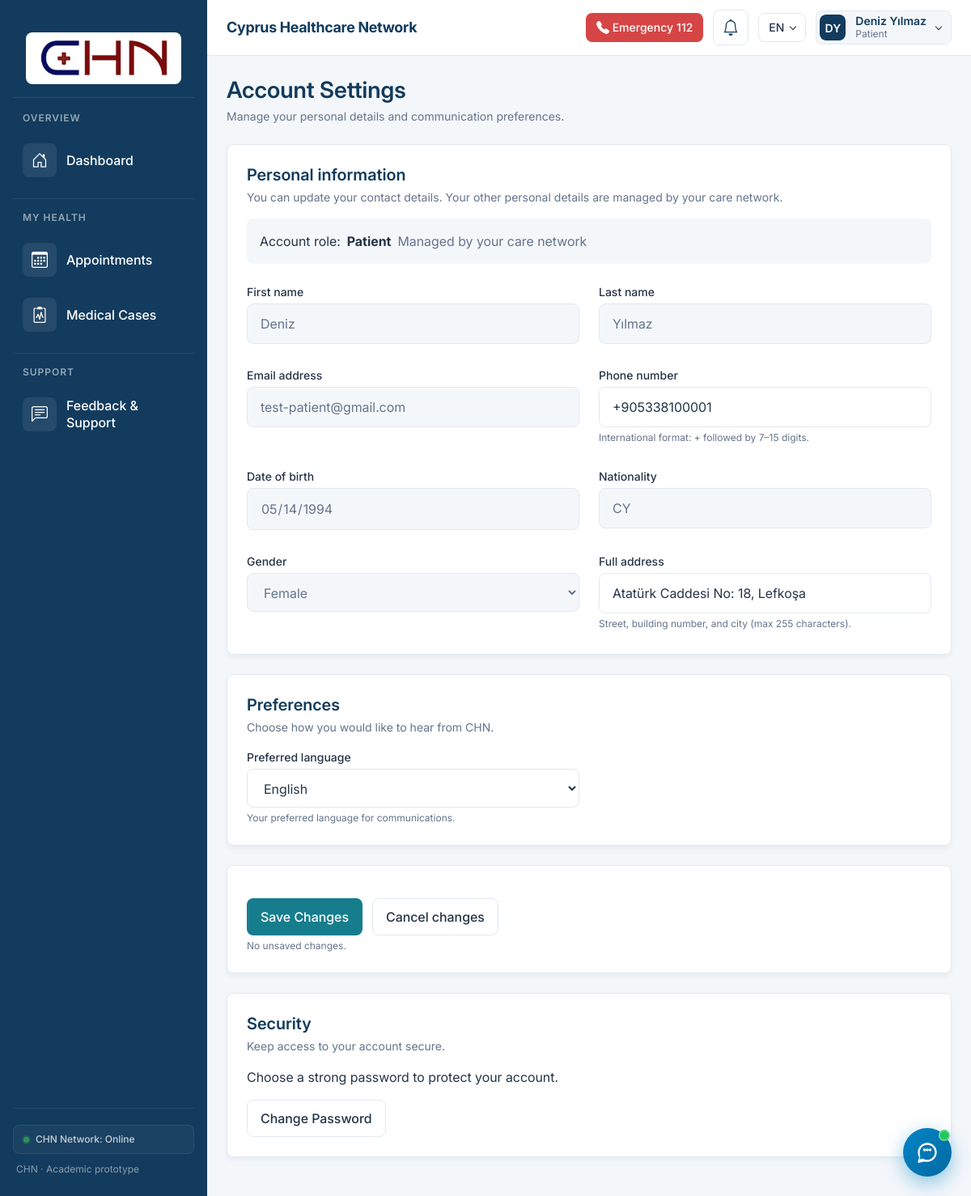
Screenshot of /pages/account-settings.php (signed in) with the database file from the repository.
### tables this page shows
CREATE TABLE `patient` (
  `patient_id` INT NOT NULL AUTO_INCREMENT,
  `user_id` INT NOT NULL,
  `full_address` VARCHAR(255) NULL,
  PRIMARY KEY (`patient_id`),
  UNIQUE KEY `uq_patient_user_id` (`user_id`),
  CONSTRAINT `fk_patient_user` FOREIGN KEY (`user_id`)
    REFERENCES `user` (`user_id`) ON UPDATE CASCADE ON DELETE CASCADE
);

CREATE TABLE `user` (
  `user_id` INT NOT NULL AUTO_INCREMENT,
  `email` VARCHAR(255) NOT NULL,
  `password` VARCHAR(255) NOT NULL,  
  `role` ENUM('patient','doctor','healthcare_staff','admin') NOT NULL DEFAULT 'patient',
  `name` VARCHAR(255) NOT NULL,
  `surname` VARCHAR(255) NOT NULL,
  `gender` VARCHAR(255) NULL,
  `birth_date` DATE NULL,
  `nationality` CHAR(2) NULL,
  `national_id` VARCHAR(50) NULL,
  `phone` VARCHAR(16) NULL,
  `verify` TINYINT(1) NOT NULL DEFAULT 0,
  `verify_token` VARCHAR(64) NULL,
  `failed_attempts` TINYINT UNSIGNED NOT NULL DEFAULT 0,
  `locked_until` DATETIME NULL,
  `created_at` DATETIME NOT NULL DEFAULT CURRENT_TIMESTAMP,
  PRIMARY KEY (`user_id`),
  UNIQUE KEY `uq_user_email` (`email`),
  KEY `idx_user_verify_token` (`verify_token`)
);

### pages/account-settings.php (the view, shortened to what the rows shown need)
<?php
$chnProjectRoot = dirname(__DIR__);
require_once $chnProjectRoot . '/backend/auth.php';
require_once $chnProjectRoot . '/include/i18n.php';
$sessionUser = requireRole(['patient', 'doctor', 'healthcare_staff', 'admin'], false);
$accountRole = $sessionUser['role'];
try {
    $pdo = chnGetPdo();
    $stmt = $pdo->prepare(
        'SELECT u.user_id, u.email, u.role, u.name, u.surname, u.gender,
                u.birth_date, u.nationality, u.phone, p.full_address
         FROM `user` u
         LEFT JOIN `patient` p ON p.user_id = u.user_id
         WHERE u.user_id = :user_id
         LIMIT 1'
    );
    $stmt->execute([':user_id' => $sessionUser['user_id']]);
    $dbUser = $stmt->fetch();
} catch (Throwable $e) {
    chnLogError('Account settings load error: ' . $e->getMessage());
    $dbUser = false;
}
$account = [
    'name' => (string) ($dbUser['name'] ?? ''),
    'surname' => (string) ($dbUser['surname'] ?? ''),
    'email' => (string) ($dbUser['email'] ?? ''),
    'phone' => (string) ($dbUser['phone'] ?? ''),
    'birth_date' => (string) ($dbUser['birth_date'] ?? ''),
    'nationality' => (string) ($dbUser['nationality'] ?? ''),
    'gender' => $dbUser['gender'] !== null && $dbUser['gender'] !== '' ? (string) $dbUser['gender'] : 'not_specified',
    'full_address' => (string) ($dbUser['full_address'] ?? ''),
];
$accountCanManageSettings = $accountRole === 'admin';
$accountIsPatient = $accountRole === 'patient';
$accountReadOnlyFields = $accountCanManageSettings ? [] : ['name', 'surname', 'email', 'birth_date', 'nationality'];
$accountGenderOptions = ['female' => t('account.gender_female'), 'male' => t('account.gender_male')];
function accountEscape($value): string
{
    return htmlspecialchars((string) $value, ENT_QUOTES | ENT_SUBSTITUTE, 'UTF-8');
}
$chnUserName = trim($account['name'] . ' ' . $account['surname']);
require $chnProjectRoot . '/include/left-sidebar.php';
require $chnProjectRoot . '/include/top-bar.php';
$accountShell = ob_get_clean();
$updateEndpoint = $chnBaseUrl . 'backend/update_account_settings.php';
?>
<!doctype html>
<html lang="<?= accountEscape(chnLang()) ?>">
<head>
    <link rel="stylesheet" href="<?= accountEscape($chnBaseUrl . 'css/style.css?v=' . filemtime($chnProjectRoot . '/css/style.css')) ?>">
    <link rel="stylesheet" href="<?= accountEscape($chnBaseUrl . 'css/account-settings.css?v=' . filemtime($chnProjectRoot . '/css/account-settings.css')) ?>">
</head>
<body>
<?= $accountShell ?>
<main class="content account-settings" id="main-content" tabindex="-1">
<div class="content__inner">
    <header class="page-header">
        <div>
            <h1 class="page-header__title"><?= te('account.page_title') ?></h1>
        </div>
    </header>
    <form id="account-form" method="post" action="<?= accountEscape($updateEndpoint) ?>"
          data-update-url="<?= accountEscape($updateEndpoint) ?>"
          novalidate onsubmit="return false"
          data-messages="<?= chnJsMessages([
              'unsaved' => 'account.unsaved',
              'noUnsaved' => 'account.no_unsaved',
              'required' => 'account.field_required',
              'maxChars' => 'account.max_chars',
              'email' => 'account.email_invalid',
              'emailExists' => 'account.email_exists',
              'phone' => 'account.phone_invalid',
              'nationality' => 'account.nationality_invalid',
              'birthDate' => 'account.birth_date_hint',
              'addressInvalid' => 'account.address_invalid',
              'invalidChars' => 'account.invalid_chars',
              'review' => 'account.review_fields',
              'validated' => 'account.validated',
              'saveError' => 'account.save_error',
              'cancelled' => 'account.cancelled',
              'passwordShort' => 'account.password_short',
              'passwordMismatch' => 'account.password_mismatch',
              'passwordPassed' => 'account.password_passed',
              'passwordError' => 'account.password_error',
          ]) ?>">
        <section class="card account-settings__section" aria-labelledby="personal-title">
            <header class="card__header">
                <div>
                    <h2 class="card__title" id="personal-title"><?= te('account.personal_title') ?></h2>
                </div>
            </header>
            <div class="account-settings__grid">
                <?php
                $personalFields = [
                    'name' => [t('register.first_name'), 'text', 'given-name'],
                    'surname' => [t('register.last_name'), 'text', 'family-name'],
                    'email' => [t('auth.email'), 'email', 'email'],
                    'phone' => [t('register.phone'), 'tel', 'tel'],
                    'birth_date' => [t('register.birth_date'), 'date', 'bday'],
                    'nationality' => [t('register.nationality'), 'text', 'country'],
                ];
                foreach ($personalFields as $field => $config):
                    $accountReadOnly = in_array($field, $accountReadOnlyFields, true);
                    $isRequired = $accountCanManageSettings && in_array($field, ['name', 'surname', 'email'], true);
                ?>
                <div class="account-settings__field">
                    <label class="form-label" for="account-<?= $field ?>"><?= accountEscape($config[0]) ?><?= $isRequired ? ' *' : '' ?></label>
                    <input class="form-control" id="account-<?= $field ?>" name="<?= $field ?>" type="<?= $config[1] ?>"
                           autocomplete="<?= $config[2] ?>"
                           <?= $accountReadOnly ? 'readonly aria-readonly="true"' : '' ?>
                           value="<?= accountEscape($account[$field]) ?>"
                           <?= $isRequired ? 'required' : '' ?>
                           <?= $field === 'phone' ? 'maxlength="16" inputmode="tel"' : ($field === 'nationality' ? 'maxlength="2" pattern="[A-Za-z]{2}"' : (in_array($field, ['name', 'surname', 'email'], true) ? 'maxlength="255"' : '')) ?>
                           aria-describedby="account-<?= $field ?>-help account-<?= $field ?>-error">
                    <p class="form-hint" id="account-<?= $field ?>-help" <?= $accountReadOnly ? 'hidden' : '' ?>><?php if ($accountReadOnly): ?><?php elseif ($field === 'phone'): ?><?= te('account.phone_hint') ?><?php elseif ($field === 'nationality'): ?><?= te('account.nationality_hint') ?><?php elseif ($field === 'birth_date'): ?><?= te('account.birth_date_hint') ?><?php elseif ($field === 'email'): ?><?= te('account.email_hint') ?><?php else: ?><?= te('account.name_hint') ?><?php endif; ?></p>
                </div>
                <?php endforeach; ?>
                <div class="account-settings__field">
                    <label class="form-label" for="account-gender"><?= te('account.gender') ?></label>
                    <select class="form-control" id="account-gender" name="gender" <?= !$accountCanManageSettings ? 'disabled aria-disabled="true"' : '' ?> aria-describedby="account-gender-help">
                        <?php foreach ($accountGenderOptions as $value => $label): ?>
                            <option value="<?= accountEscape($value) ?>" <?= $account['gender'] === $value ? 'selected' : '' ?>><?= accountEscape($label) ?></option>
                        <?php endforeach; ?>
                    </select>
                </div>
                <?php if ($accountIsPatient): ?>
                <div class="account-settings__field">
                    <label class="form-label" for="account-full_address"><?= te('account.address') ?></label>
                    <input class="form-control" id="account-full_address" name="full_address" type="text"
                           autocomplete="street-address" maxlength="255"
                           value="<?= accountEscape($account['full_address']) ?>"
                           aria-describedby="account-full_address-help account-full_address-error">
                    <p class="form-hint" id="account-full_address-help"><?= te('account.address_hint') ?></p>
                </div>
                <?php endif; ?>
            </div>
        </section>
        <section class="card account-settings__section" aria-labelledby="preferences-title">
            <header class="card__header">
                <div>
                    <h2 class="card__title" id="preferences-title"><?= te('account.preferences_title') ?></h2>
                </div>
            </header>
        </section>
    </form>
    <section class="card account-settings__section" aria-labelledby="security-title">
        <header class="card__header">
            <div>
                <h2 class="card__title" id="security-title"><?= te('account.security_title') ?></h2>
            </div>
        </header>
    </section>
</div>
</main>
</body>
</html>

### include/top-bar.php (shortened to what the rows shown need)
<?php
require_once __DIR__ . '/i18n.php';
$chnSessionActive = session_status() === PHP_SESSION_ACTIVE;
$chnResolvedName = (isset($chnUserName) && trim((string) $chnUserName) !== '')
    ? trim((string) $chnUserName)
    : ($chnSessionActive
        ? ($_SESSION['user_name'] ?? $_SESSION['full_name'] ?? $_SESSION['name'] ?? 'Patient User')
        : 'Patient User');
$chnResolvedRole = (isset($chnUserRole) && trim((string) $chnUserRole) !== '')
    ? trim((string) $chnUserRole)
    : ($chnSessionActive
        ? ($_SESSION['user_role'] ?? $_SESSION['role'] ?? 'Patient')
        : 'Patient');
$chnAccountLinkRole = str_replace([' ', '-'], '_', strtolower(trim((string) $chnResolvedRole)));
foreach (['patient', 'doctor', 'healthcare_staff', 'admin'] as $chnRoleKey) {
    if ($chnAccountLinkRole === $chnRoleKey || (string) $chnResolvedRole === t('role.' . $chnRoleKey)) {
        $chnAccountLinkRole = $chnRoleKey;
        $chnResolvedRole = t('role.' . $chnRoleKey);
        break;
    }
}
$chnEscapedName = htmlspecialchars((string) $chnResolvedName, ENT_QUOTES, 'UTF-8');
$chnEscapedRole = htmlspecialchars((string) $chnResolvedRole, ENT_QUOTES, 'UTF-8');
?>
<header class="topbar" aria-label="<?= te('topbar.label') ?>">
    <div class="topbar__actions">
        <div class="topbar__dropdown" id="chn-user-dropdown" data-dropdown>
            <button type="button" class="topbar__user"
                    id="chn-user-toggle" data-dropdown-toggle
                    aria-haspopup="true" aria-expanded="false"
                    aria-controls="chn-user-menu"
                    aria-label="<?= te('topbar.account_menu', ['name' => (string) $chnResolvedName]) ?>">
                <span class="topbar__user-info">
                    <span class="topbar__user-name"><?= $chnEscapedName ?></span>
                    <span class="topbar__user-role"><?= $chnEscapedRole ?></span>
                </span>
            </button>
        </div>
    </div>
</header>

### rows the page displays
patient: user.surname "Deniz Yılmaz", name "Deniz", surname "Yılmaz", email "test-patient@gmail.com", phone "+905338100001", birth_date "05/14/1994", nationality "CY", full_address "Atatürk Caddesi No: 18, Lefkoşa"
user: gender "Female"

### other values shown
te('sidebar.group_' . $chnGroup) "OVERVIEW"
$chnLabel "Dashboard"
te('sidebar.group_' . $chnGroup) "MY HEALTH"
$chnLabel "Appointments"
$chnLabel "Medical Cases"
te('sidebar.group_' . $chnGroup) "SUPPORT"
$chnLabel "Feedback & Support"
te('sidebar.status_online') "CHN Network: Online"
te('sidebar.footer') "CHN · Academic prototype"
te('common.emergency') "Emergency"
$chnLanguages[$chnActiveLang]['code'] "EN"
$chnEscapedInitials "DY"
$chnEscapedRole "Patient"
te('account.page_title') "Account Settings"
te('account.subtitle') "Manage your personal details and communication preferences."
